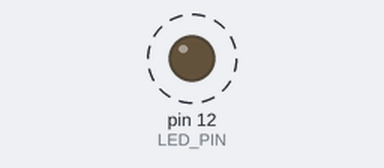
A program run on a simulated Arduino Uno, built with avr-gcc and run on an emulated ATmega328P. On the bench: output pins drawn as LEDs (lit = HIGH). Dashed ring = blinking.

Above: at 0.2 s.
Timing chart, 0 to 3.0 s (numbered marks = the images above):
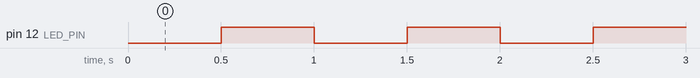

The program:

main.cpp
```cpp
#include <Arduino.h>

// enum class для стану LED
enum class LedState : uint8_t
{
  LED_STATE_ON,
  LED_STATE_OFF
};

// static const для параметрів
class Config
{
public:
  static constexpr uint8_t LED_PIN = 12;
  static constexpr uint32_t INTERVAL = 1000;
  static constexpr uint32_t SHORT_INTERVAL = 500;
};

// клас Led з методами init() та set(LedState state)
class Led
{
public:
  explicit Led(uint8_t pin) : ledPin_(pin) {}

  void init()
  {
    pinMode(ledPin_, OUTPUT);
    applyState();
  }

  void set(LedState state)
  {
    state_ = state;
    applyState();
  }

  LedState state() const
  {
    return state_;
  }

private:
  void applyState()
  {
    digitalWrite(
        ledPin_,
        state_ == LedState::LED_STATE_ON ? HIGH : LOW);
  }

private:
  uint8_t ledPin_;
  LedState state_{LedState::LED_STATE_OFF};
};

Led led(Config::LED_PIN);
uint32_t lastToggleTime = 0;

void setup()
{
  led.init();
}

void loop()
{
  // millis() для керування часом
  uint32_t now = millis();

  // неблокуючий код (superloop)
  if (now - lastToggleTime >= Config::SHORT_INTERVAL)
  {
    lastToggleTime = now;

    if (led.state() == LedState::LED_STATE_ON)
      led.set(LedState::LED_STATE_OFF);
    else
      led.set(LedState::LED_STATE_ON);
  }
}
```

Measured:
- by itself, pin 12 (LED_PIN): alternates HIGH for 0.50 s and LOW for 0.50 s
